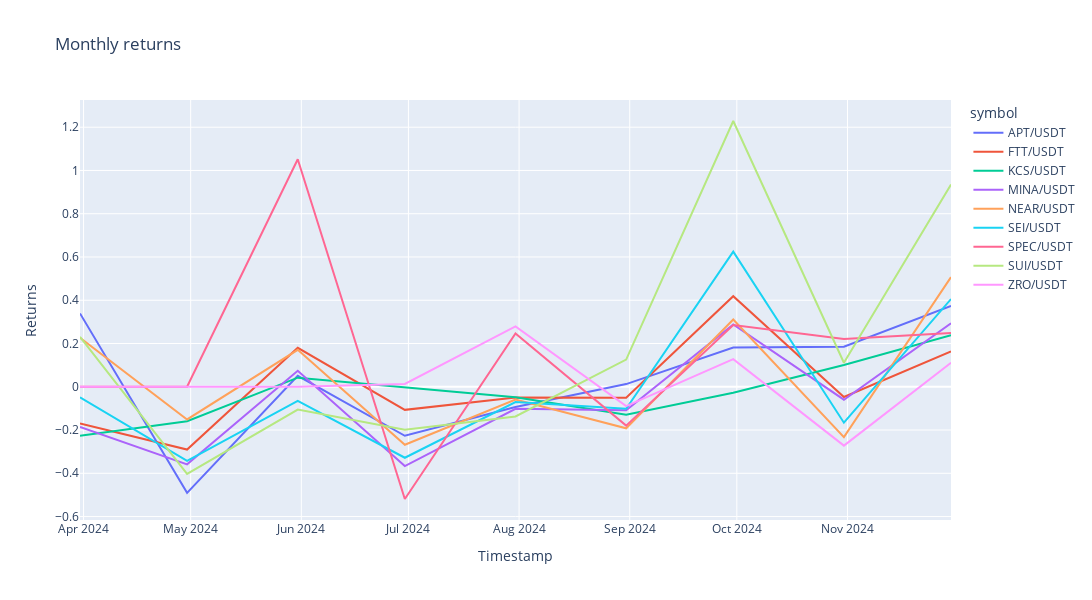

Notebook cell for this chart:
### Code cell
# Create a line plot with Plotly
fig = px.line(returns_df, x=returns_df.index, y=returns_df.columns, title="Monthly returns")
# Adjust the layout for a wider plot
fig.update_layout(width=1200, height=600, xaxis_title="Timestamp", yaxis_title="Returns")
# Show the interactive plot
fig.show()

### Figure 1 — Plotly figure (JSON) as saved in the notebook; plotly's stock layout.template omitted (floating-point values rounded to 4 significant figures)
{"data": [{"hovertemplate": "symbol=APT/USDT<br>timestamp=%{x}<br>value=%{y}<extra></extra>", "legendgroup": "APT/USDT", "line": {"color": "#636efa", "dash": "solid"}, "marker": {"symbol": "circle"}, "mode": "lines", "name": "APT/USDT", "orientation": "v", "showlegend": true, "type": "scatter", "x": ["2024-03-31T00:00:00+00:00", "2024-04-30T00:00:00+00:00", "2024-05-31T00:00:00+00:00", "2024-06-30T00:00:00+00:00", "2024-07-31T00:00:00+00:00", "2024-08-31T00:00:00+00:00", "2024-09-30T00:00:00+00:00", "2024-10-31T00:00:00+00:00", "2024-11-30T00:00:00+00:00"], "xaxis": "x", "y": [0.3392, -0.4903, 0.05055, -0.2264, -0.09323, 0.01243, 0.1811, 0.1855, 0.374], "yaxis": "y"}, {"hovertemplate": "symbol=FTT/USDT<br>timestamp=%{x}<br>value=%{y}<extra></extra>", "legendgroup": "FTT/USDT", "line": {"color": "#EF553B", "dash": "solid"}, "marker": {"symbol": "circle"}, "mode": "lines", "name": "FTT/USDT", "orientation": "v", "showlegend": true, "type": "scatter", "x": ["2024-03-31T00:00:00+00:00", "2024-04-30T00:00:00+00:00", "2024-05-31T00:00:00+00:00", "2024-06-30T00:00:00+00:00", "2024-07-31T00:00:00+00:00", "2024-08-31T00:00:00+00:00", "2024-09-30T00:00:00+00:00", "2024-10-31T00:00:00+00:00", "2024-11-30T00:00:00+00:00"], "xaxis": "x", "y": [-0.1693, -0.2902, 0.1803, -0.1067, -0.04928, -0.05088, 0.419, -0.04723, 0.1634], "yaxis": "y"}, {"hovertemplate": "symbol=KCS/USDT<br>timestamp=%{x}<br>value=%{y}<extra></extra>", "legendgroup": "KCS/USDT", "line": {"color": "#00cc96", "dash": "solid"}, "marker": {"symbol": "circle"}, "mode": "lines", "name": "KCS/USDT", "orientation": "v", "showlegend": true, "type": "scatter", "x": ["2024-03-31T00:00:00+00:00", "2024-04-30T00:00:00+00:00", "2024-05-31T00:00:00+00:00", "2024-06-30T00:00:00+00:00", "2024-07-31T00:00:00+00:00", "2024-08-31T00:00:00+00:00", "2024-09-30T00:00:00+00:00", "2024-10-31T00:00:00+00:00", "2024-11-30T00:00:00+00:00"], "xaxis": "x", "y": [-0.2263, -0.1594, 0.04199, -0.001706, -0.04797, -0.1297, -0.02807, 0.1003, 0.2381], "yaxis": "y"}, {"hovertemplate": "symbol=MINA/USDT<br>timestamp=%{x}<br>value=%{y}<extra></extra>", "legendgroup": "MINA/USDT", "line": {"color": "#ab63fa", "dash": "solid"}, "marker": {"symbol": "circle"}, "mode": "lines", "name": "MINA/USDT", "orientation": "v", "showlegend": true, "type": "scatter", "x": ["2024-03-31T00:00:00+00:00", "2024-04-30T00:00:00+00:00", "2024-05-31T00:00:00+00:00", "2024-06-30T00:00:00+00:00", "2024-07-31T00:00:00+00:00", "2024-08-31T00:00:00+00:00", "2024-09-30T00:00:00+00:00", "2024-10-31T00:00:00+00:00", "2024-11-30T00:00:00+00:00"], "xaxis": "x", "y": [-0.186, -0.3587, 0.07362, -0.3665, -0.1018, -0.1082, 0.2881, -0.05972, 0.2932], "yaxis": "y"}, {"hovertemplate": "symbol=NEAR/USDT<br>timestamp=%{x}<br>value=%{y}<extra></extra>", "legendgroup": "NEAR/USDT", "line": {"color": "#FFA15A", "dash": "solid"}, "marker": {"symbol": "circle"}, "mode": "lines", "name": "NEAR/USDT", "orientation": "v", "showlegend": true, "type": "scatter", "x": ["2024-03-31T00:00:00+00:00", "2024-04-30T00:00:00+00:00", "2024-05-31T00:00:00+00:00", "2024-06-30T00:00:00+00:00", "2024-07-31T00:00:00+00:00", "2024-08-31T00:00:00+00:00", "2024-09-30T00:00:00+00:00", "2024-10-31T00:00:00+00:00", "2024-11-30T00:00:00+00:00"], "xaxis": "x", "y": [0.2263, -0.1512, 0.1708, -0.2682, -0.05893, -0.1921, 0.3108, -0.2331, 0.5068], "yaxis": "y"}, {"hovertemplate": "symbol=SEI/USDT<br>timestamp=%{x}<br>value=%{y}<extra></extra>", "legendgroup": "SEI/USDT", "line": {"color": "#19d3f3", "dash": "solid"}, "marker": {"symbol": "circle"}, "mode": "lines", "name": "SEI/USDT", "orientation": "v", "showlegend": true, "type": "scatter", "x": ["2024-03-31T00:00:00+00:00", "2024-04-30T00:00:00+00:00", "2024-05-31T00:00:00+00:00", "2024-06-30T00:00:00+00:00", "2024-07-31T00:00:00+00:00", "2024-08-31T00:00:00+00:00", "2024-09-30T00:00:00+00:00", "2024-10-31T00:00:00+00:00", "2024-11-30T00:00:00+00:00"], "xaxis": "x", "y": [-0.04878, -0.3427, -0.06474, -0.3281, -0.07044, -0.1017, 0.6246, -0.1662, 0.4056], "yaxis": "y"}, {"hovertemplate": "symbol=SPEC/USDT<br>timestamp=%{x}<br>value=%{y}<extra></extra>", "legendgroup": "SPEC/USDT", "line": {"color": "#FF6692", "dash": "solid"}, "marker": {"symbol": "circle"}, "mode": "lines", "name": "SPEC/USDT", "orientation": "v", "showlegend": true, "type": "scatter", "x": ["2024-03-31T00:00:00+00:00", "2024-04-30T00:00:00+00:00", "2024-05-31T00:00:00+00:00", "2024-06-30T00:00:00+00:00", "2024-07-31T00:00:00+00:00", "2024-08-31T00:00:00+00:00", "2024-09-30T00:00:00+00:00", "2024-10-31T00:00:00+00:00", "2024-11-30T00:00:00+00:00"], "xaxis": "x", "y": [0, 0, 1.052, -0.5188, 0.2463, -0.1795, 0.2857, 0.2207, 0.2491], "yaxis": "y"}, {"hovertemplate": "symbol=SUI/USDT<br>timestamp=%{x}<br>value=%{y}<extra></extra>", "legendgroup": "SUI/USDT", "line": {"color": "#B6E880", "dash": "solid"}, "marker": {"symbol": "circle"}, "mode": "lines", "name": "SUI/USDT", "orientation": "v", "showlegend": true, "type": "scatter", "x": ["2024-03-31T00:00:00+00:00", "2024-04-30T00:00:00+00:00", "2024-05-31T00:00:00+00:00", "2024-06-30T00:00:00+00:00", "2024-07-31T00:00:00+00:00", "2024-08-31T00:00:00+00:00", "2024-09-30T00:00:00+00:00", "2024-10-31T00:00:00+00:00", "2024-11-30T00:00:00+00:00"], "xaxis": "x", "y": [0.2311, -0.4025, -0.1054, -0.1986, -0.1374, 0.1257, 1.229, 0.1111, 0.9347], "yaxis": "y"}, {"hovertemplate": "symbol=ZRO/USDT<br>timestamp=%{x}<br>value=%{y}<extra></extra>", "legendgroup": "ZRO/USDT", "line": {"color": "#FF97FF", "dash": "solid"}, "marker": {"symbol": "circle"}, "mode": "lines", "name": "ZRO/USDT", "orientation": "v", "showlegend": true, "type": "scatter", "x": ["2024-03-31T00:00:00+00:00", "2024-04-30T00:00:00+00:00", "2024-05-31T00:00:00+00:00", "2024-06-30T00:00:00+00:00", "2024-07-31T00:00:00+00:00", "2024-08-31T00:00:00+00:00", "2024-09-30T00:00:00+00:00", "2024-10-31T00:00:00+00:00", "2024-11-30T00:00:00+00:00"], "xaxis": "x", "y": [0, 0, 0, 0.01284, 0.2794, -0.08919, 0.1275, -0.2722, 0.1109], "yaxis": "y"}], "layout": {"height": 600, "legend": {"title": {"text": "symbol"}, "tracegroupgap": 0}, "title": {"text": "Monthly returns"}, "width": 1200, "xaxis": {"anchor": "y", "domain": [0, 1], "title": {"text": "Timestamp"}}, "yaxis": {"anchor": "x", "domain": [0, 1], "title": {"text": "Returns"}}}}
